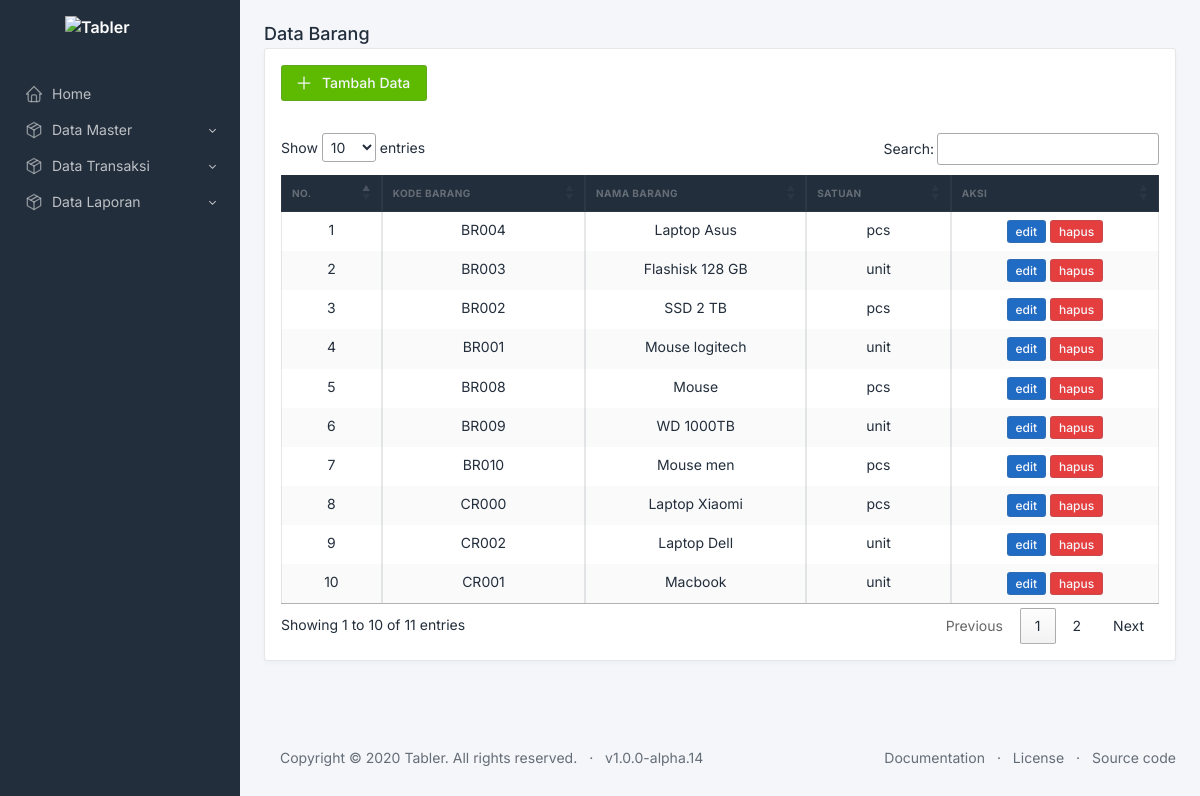
/index.php/barang, run on the app's committed database.
### tables this page shows
CREATE TABLE `barang_master` (
  `kode_barang` varchar(5) NOT NULL,
  `nama_barang` varchar(50) NOT NULL,
  `satuan` varchar(5) DEFAULT NULL
);

### application/libraries/Template.php (called while the page is built)
<?php if ( ! defined('BASEPATH')) exit('No direct script access allowed');
class Template {
		var $template_data = array();
		function set($name, $value)
		{
			$this->template_data[$name] = $value;
		}
		function load($template = '', $view = '' , $view_data = array(), $return = FALSE)
		{
			$this->CI =& get_instance();
			$this->set('contents', $this->CI->load->view($view, $view_data, TRUE));
			return $this->CI->load->view($template, $this->template_data, $return);
		}
}

### application/controllers/Barang.php (called while the page is built, shortened)
<?php
class Barang extends CI_Controller
{
    function index()
    {
        $data['barang'] = $this->Model_barang->getDataBarang()->result();
        $this->template->load('template/template', 'barang/view_barang', $data);
    }
}

### index.php (called while the page is built, shortened)
<?php
require_once BASEPATH.'core/CodeIgniter.php';

### application/models/Model_barang.php (called while the page is built, shortened)
<?php
class Model_barang extends CI_Model
{
    function getDataBarang()
    {
        return $this->db->get('barang_master');
    }
}

### application/views/barang/view_barang.php (the view, shortened to what this page needs)
<h2 class="page-title">
    Data Barang
</h2>
<div class="row">
    <div class="col-md-12">
        <div class="card">
            <div class="card-body">
                <a href="#" class="btn btn-success mb-3" id="tambahbarang">
                    Tambah Data </a>
                <table id="tabelbarang" class="table table-striped table-bordered text-center">
                    <thead class="text-center">
                        <tr>
                            <th> NO. </th>
                            <th> KODE BARANG</th>
                            <th> NAMA BARANG</th>
                            <th> SATUAN</th>
                            <th>AKSI</th>
                        </tr>
                    </thead>
                    <tbody>
                        <?php
                        $no = 1;
                        foreach ($barang as $b) { ?>
                        <tr>
                            <td> <?= $no; ?></td>
                            <td> <?= $b->kode_barang; ?></td>
                            <td><?= $b->nama_barang; ?></td>
                            <td><?= $b->satuan; ?></td>
                            <td>
                                <a href="#" data-kodebarang="<?= $b->kode_barang; ?>"
                                    class="btn btn-sm btn-primary edit text-center">
                                    edit
                                </a>
                                <a href="#" data-href="<?= base_url(); ?>barang/hapusbarang/<?= $b->kode_barang; ?>"
                                    class="btn btn-sm btn-danger hapus">
                                    hapus
                                </a>
                            </td>
                        </tr>
                        <?php
                            $no++;
                        } ?>
                    </tbody>
                </table>
            </div>
        </div>
    </div>
</div>
</div>

### application/views/template/template.php (shortened to what this page needs)
<!doctype html>
<html lang="en">
<head>
    <link href=" <?= base_url(); ?>assets/dist/libs/jqvmap/dist/jqvmap.min.css" rel="stylesheet" />
    <link href=" <?= base_url(); ?>assets/dist/css/tabler.min.css" rel="stylesheet" />
    <link href=" <?= base_url(); ?>assets/dist/css/tabler-flags.min.css" rel="stylesheet" />
    <link href=" <?= base_url(); ?>assets/dist/css/tabler-payments.min.css" rel="stylesheet" />
    <link href=" <?= base_url(); ?>assets/dist/css/tabler-vendors.min.css" rel="stylesheet" />
    <link href=" <?= base_url(); ?>assets/dist/css/demo.min.css" rel="stylesheet" />
    <link rel="stylesheet"
        href="https://cdn.jsdelivr.net/npm/@fortawesome/fontawesome-free@6.1.2/css/fontawesome.min.css"
>
    <link rel="stylesheet"
        href="//cdnjs.cloudflare.com/ajax/libs/jquery.bootstrapvalidator/0.5.2/css/bootstrapValidator.min.css" />
    <link rel="stylesheet" href="//cdn.datatables.net/1.12.1/css/jquery.dataTables.min.css">
</head>
<body class="antialiased">
    <aside class="navbar navbar-vertical navbar-expand-lg navbar-dark">
        <div class="container">
            <a href=" <?= base_url(); ?>dashboard" class="navbar-brand navbar-brand-autodark">
                <img src=" <?= base_url(); ?>assets/static/logo-white.svg" width="110" height="32" alt="Tabler"
                    class="navbar-brand-image">
            </a>
            <div class="collapse navbar-collapse" id="navbar-menu">
                <ul class="navbar-nav pt-lg-3">
                    <li class="nav-item">
                        <a class="nav-link" href=" <?= base_url(); ?>dashboard">
                            <span class="nav-link-icon d-md-none d-lg-inline-block">
                            </span>
                            <span class="nav-link-title">
                                Home
                            </span>
                        </a>
                    </li>
                    <li class="nav-item dropdown">
                        <a class="nav-link dropdown-toggle" href="#navbar-base" data-toggle="dropdown" role="button"
                            aria-expanded="false">
                            <span class="nav-link-icon d-md-none d-lg-inline-block">
                            </span>
                            <span class="nav-link-title">
                                Data Master
                            </span>
                        </a>
                    </li>
                    <li class="nav-item dropdown">
                        <a class="nav-link dropdown-toggle" href="#navbar-base" data-toggle="dropdown" role="button"
                            aria-expanded="false">
                            <span class="nav-link-icon d-md-none d-lg-inline-block">
                            </span>
                            <span class="nav-link-title">
                                Data Transaksi
                            </span>
                        </a>
                    </li>
                    <li class="nav-item dropdown">
                        <a class="nav-link dropdown-toggle" href="#navbar-base" data-toggle="dropdown" role="button"
                            aria-expanded="false">
                            <span class="nav-link-icon d-md-none d-lg-inline-block">
                            </span>
                            <span class="nav-link-title">
                                Data Laporan
                            </span>
                        </a>
                    </li>
            </div>
        </div>
    </aside>
    <div class="page">
        <div class="content">
            <div class="container-xl">
                <?= $contents; ?>
            <footer class="footer footer-transparent d-print-none">
                <div class="container">
                    <div class="row text-center align-items-center flex-row-reverse">
                        <div class="col-lg-auto ml-lg-auto">
                            <ul class="list-inline list-inline-dots mb-0">
                                <li class="list-inline-item"><a href=" <?= base_url(); ?>assets/docs/index.html"
                                        class="link-secondary">Documentation</a></li>
                                <li class="list-inline-item"><a href=" <?= base_url(); ?>assets/license.html"
                                        class="link-secondary">License</a></li>
                                <li class="list-inline-item"><a href="https://github.com/tabler/tabler" target="_blank"
                                        class="link-secondary">Source code</a></li>
                            </ul>
                        </div>
                        <div class="col-12 col-lg-auto mt-3 mt-lg-0">
                            <ul class="list-inline list-inline-dots mb-0">
                                <li class="list-inline-item">
                                    Copyright © 2020
                                    <a href=" <?= base_url(); ?>assets" class="link-secondary">Tabler</a>.
                                    All rights reserved.
                                </li>
                                <li class="list-inline-item">
                                    <a href=" <?= base_url(); ?>assets/changelog.html" class="link-secondary"
                                        rel="noopener">v1.0.0-alpha.14</a>
                                </li>
                            </ul>
                        </div>
                    </div>
                </div>
            </footer>
        </div>
    </div>
</body>
</html>

### application/views/template/template.php (style rules this page uses)
body { display: none; }

### data on the page
barang_master: kode_barang "BR004", nama_barang "Laptop Asus", satuan "pcs"
barang_master: kode_barang "BR003", nama_barang "Flashisk 128 GB", satuan "unit"
barang_master: kode_barang "BR002", nama_barang "SSD 2 TB", satuan "pcs"
barang_master: kode_barang "BR001", nama_barang "Mouse logitech", satuan "unit"
barang_master: kode_barang "BR008", nama_barang "Mouse", satuan "pcs"
barang_master: kode_barang "BR009", nama_barang "WD 1000TB", satuan "unit"
barang_master: kode_barang "BR010", nama_barang "Mouse men", satuan "pcs"
barang_master: kode_barang "CR000", nama_barang "Laptop Xiaomi", satuan "pcs"
barang_master: kode_barang "CR002", nama_barang "Laptop Dell", satuan "unit"
barang_master: kode_barang "CR001", nama_barang "Macbook", satuan "unit"
